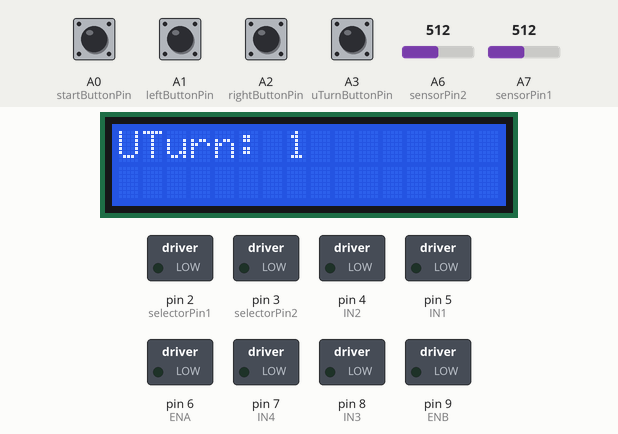
Simulated run of this sketch. Board: Arduino Nano, built with avr-gcc and run on an emulated ATmega328P. Parts: 16×2 character LCD, switched loads named in the sketch (green lamp = pin HIGH). The test bench sets the inputs (shaded band); at power-on: A0 (startButtonPin), A1 (leftButtonPin), A2 (rightButtonPin), A3 (uTurnButtonPin) HIGH, A6 (sensorPin2) = 512, A7 (sensorPin1) = 512.

Above: at 1.3 s.
1.4 s: A6 (sensorPin2) set to 158
4.2 s: A6 (sensorPin2) set to 144
At 5.6 s:
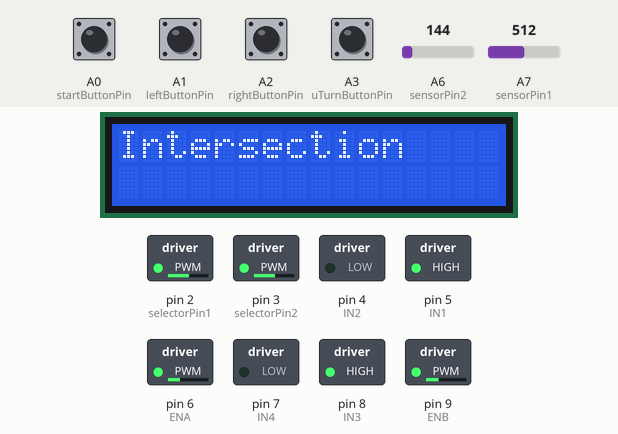
5.9 s: A7 (sensorPin1) set to 218
7.4 s: A7 (sensorPin1) set to 188
At 8.6 s:
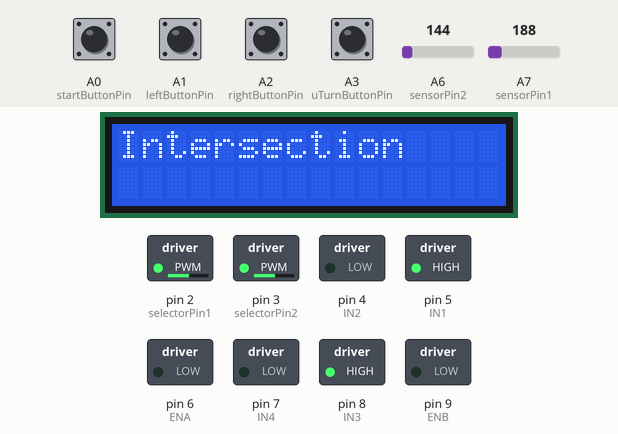
8.9 s: A6 (sensorPin2) set to 160
At 10.4 s:
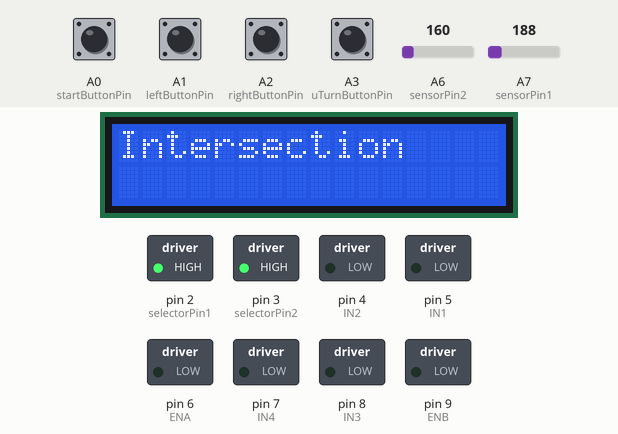
11.4 s: A7 (sensorPin1) set to 164
12.9 s: A7 (sensorPin1) set to 141
At 14.1 s:
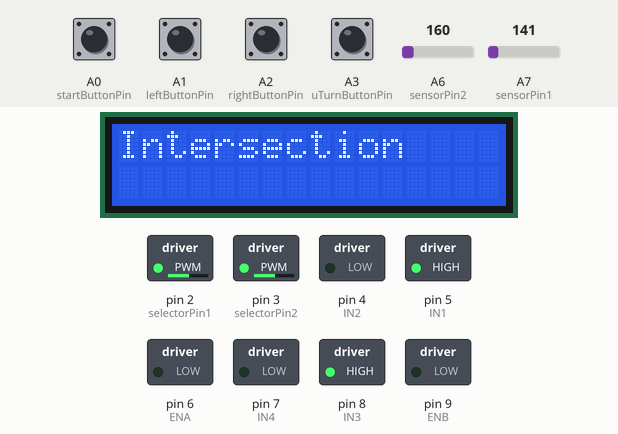
Timing chart, 0 to 15.5 s (numbered marks = the images above; inputs shaded):
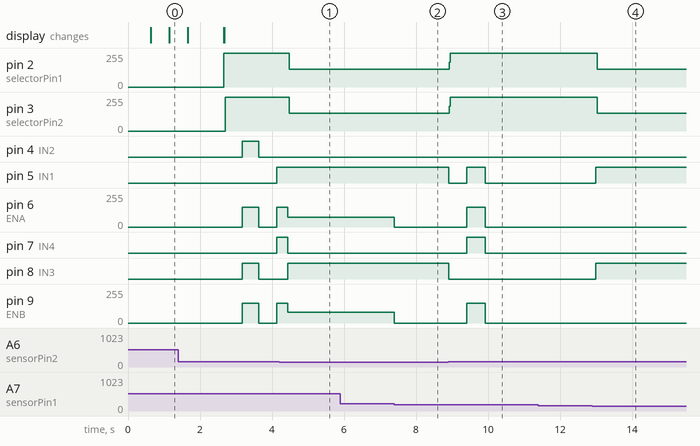

The sketch:

program_manual_rev1.ino
```cpp
#include <Wire.h>
#include <LiquidCrystal_I2C.h>

// Define LCD address and size
LiquidCrystal_I2C lcd(0x27, 16, 2); // Sesuaikan alamat I2C jika berbeda

// Define pin connections for sensors
const int sensorPin1 = A7;
const int sensorPin2 = A6;
const int selectorPin1 = 2;
const int selectorPin2 = 3;

// Define pin connections for motor driver
int ENA = 6;   // Pin PWM untuk Motor A (kiri)
int ENB = 9;   // Pin PWM untuk Motor B (kanan)
int IN1 = 5;   // Motor kiri maju
int IN2 = 4;   // Motor kiri mundur
int IN3 = 8;   // Motor kanan maju
int IN4 = 7;   // Motor kanan mundur

// Define push button pins
const int startButtonPin = A0;  // Start button
const int leftButtonPin = A1;   // Left turn option
const int rightButtonPin = A2;  // Right turn option
const int uTurnButtonPin = A3;  // U-turn option

// Counter for number of turns
int leftTurnCounter = 0;
int rightTurnCounter = 0;
int uTurnCounter = 0;

// Flags
bool isStartPressed = false;
bool isLeftSelected = false;
bool isRightSelected = false;
bool isUTurnSelected = false;

// Function to read sensors
int readSensor(int selectorValue1, int selectorValue2, int sensorPin) {
  digitalWrite(selectorPin1, selectorValue1);
  digitalWrite(selectorPin2, selectorValue2);
  return analogRead(sensorPin);
}

// Function to execute a left turn
void turnLeft() {
  digitalWrite(IN1, LOW);
  digitalWrite(IN2, HIGH);  // Motor kiri mundur
  digitalWrite(IN3, HIGH);
  digitalWrite(IN4, LOW);   // Motor kanan maju
  analogWrite(ENA, 150);    // Kecepatan Motor A
  analogWrite(ENB, 150);    // Kecepatan Motor B
  delay(450);               // Durasi belok kiri
}

// Function to execute a right turn
void turnRight() {
  digitalWrite(IN1, HIGH);
  digitalWrite(IN2, LOW);   // Motor kiri maju
  digitalWrite(IN3, LOW);
  digitalWrite(IN4, HIGH);  // Motor kanan mundur
  analogWrite(ENA, 150);    // Kecepatan Motor A
  analogWrite(ENB, 150);    // Kecepatan Motor B
  delay(300);               // Durasi belok kanan
}

// Function to execute a U-turn
void uTurnRight() {
  digitalWrite(IN1, HIGH);
  digitalWrite(IN2, LOW);   // Motor kiri maju
  digitalWrite(IN3, LOW);
  digitalWrite(IN4, HIGH);  // Motor kanan mundur
  analogWrite(ENA, 150);    // Kecepatan Motor A
  analogWrite(ENB, 150);    // Kecepatan Motor B
  delay(500);               // Durasi putar balik kanan
}

void setup() {
  Serial.begin(9600);

  // Initialize LCD
  lcd.init();
  lcd.backlight();

  // Set selector and motor pins as outputs
  pinMode(selectorPin1, OUTPUT);
  pinMode(selectorPin2, OUTPUT);
  pinMode(ENA, OUTPUT);
  pinMode(ENB, OUTPUT);
  pinMode(IN1, OUTPUT);
  pinMode(IN2, OUTPUT);
  pinMode(IN3, OUTPUT);
  pinMode(IN4, OUTPUT);

  // Set push button pins as inputs
  pinMode(startButtonPin, INPUT_PULLUP);
  pinMode(leftButtonPin, INPUT_PULLUP);
  pinMode(rightButtonPin, INPUT_PULLUP);
  pinMode(uTurnButtonPin, INPUT_PULLUP);

  // Initialize motors to stop
  digitalWrite(IN1, LOW);
  digitalWrite(IN2, LOW);
  digitalWrite(IN3, LOW);
  digitalWrite(IN4, LOW);

  lcd.setCursor(0, 0);
  lcd.print("Set Turn Option:");
  lcd.setCursor(0, 1);
  lcd.print("L=A1 R=A2 U=A3 Start=A0");
}

void loop() {
  if (!isStartPressed) {
    if (digitalRead(leftButtonPin) == HIGH) {
      leftTurnCounter++;
      lcd.clear();
      lcd.setCursor(0, 0);
      lcd.print("Left Turn: ");
      lcd.print(leftTurnCounter);
      delay(500);
    }

    if (digitalRead(rightButtonPin) == HIGH) {
      rightTurnCounter++;
      lcd.clear();
      lcd.setCursor(0, 0);
      lcd.print("Right Turn: ");
      lcd.print(rightTurnCounter);
      delay(500);
    }

    if (digitalRead(uTurnButtonPin) == HIGH) {
      uTurnCounter++;
      lcd.clear();
      lcd.setCursor(0, 0);
      lcd.print("UTurn: ");
      lcd.print(uTurnCounter);
      delay(500);
    }

    if (digitalRead(startButtonPin) == HIGH) {
      isStartPressed = true;
      lcd.clear();
      lcd.setCursor(0, 0);
      lcd.print("Starting...");
      delay(1000);
      lcd.clear();
    }
  } else {
    // Main robot operation code
    // Deteksi persimpangan dan kontrol motor

    int sensorValues[8];
    bool sensorAboveThreshold = false;

    for (int i = 0; i < 8; i++) {
      int selectorValue1 = (i & 0b10) >> 1;
      int selectorValue2 = i & 0b01;

      if (i < 4) {
        sensorValues[i] = readSensor(selectorValue1, selectorValue2, sensorPin1);
      } else {
        sensorValues[i] = readSensor(selectorValue1, selectorValue2, sensorPin2);
      }

      if (sensorValues[i] > 200) {
        sensorAboveThreshold = true;
      }
    }

    // Check if intersection is detected
    if (sensorValues[1] > 150 && sensorValues[0] > 150 &&
        sensorValues[5] > 150 && sensorValues[6] > 150) {

      lcd.setCursor(0, 0);
      lcd.print("Intersection");
      analogWrite(ENA, 0);
      analogWrite(ENB, 0);
      digitalWrite(IN1, LOW);
      digitalWrite(IN2, LOW);
      digitalWrite(IN3, LOW);
      digitalWrite(IN4, LOW);
      delay(500);

      if (leftTurnCounter > 0) {
        turnLeft();
        leftTurnCounter--;
      } else if (rightTurnCounter > 0) {
        turnRight();
        rightTurnCounter--;
      } else if (uTurnCounter > 0) {
        uTurnRight();
        uTurnCounter--;
      }
    } else {
      // Code to follow line
      int speedKiri = 80;
      int speedKanan = 80;
      if (sensorValues[1] > 200 && sensorValues[0] > 200) {
        speedKiri = 75;
        speedKanan = 80;
      } else if (sensorValues[5] > 200 && sensorValues[6] > 200) {
        speedKiri = 80;
        speedKanan = 75;
      } else if (sensorValues[1] > 200) {
        speedKiri = 50;
        speedKanan = 80;
      } else if (sensorValues[3] > 200) {
        speedKiri = 50;
        speedKanan = 100;
      } else if (sensorValues[2] > 200) {
        speedKiri = 0;
        speedKanan = 150;
      } else if (sensorValues[0] > 200) {
        speedKiri = 80;
        speedKanan = 80;
      } else if (sensorValues[5] > 200) {
        speedKiri = 80;
        speedKanan = 80;
      } else if (sensorValues[6] > 200) {
        speedKiri = 80;
        speedKanan = 50;
      } else if (sensorValues[4] > 200) {
        speedKiri = 100;
        speedKanan = 50;
      } else if (sensorValues[7] > 200) {
        speedKiri = 150;
        speedKanan = 0;
      } else if (!sensorAboveThreshold) {
        speedKiri = 0;
        speedKanan = 0;
      }

      analogWrite(ENA, speedKiri);
      analogWrite(ENB, speedKanan);
      digitalWrite(IN1, HIGH);
      digitalWrite(IN2, LOW);
      digitalWrite(IN3, HIGH);
      digitalWrite(IN4, LOW);
    }
  }
}
```

Measured:
- the behaviour switches between 151 and 150 on A6 (sensorPin2) (found by bisection; images 0 and 1)
- the behaviour switches between 201 and 200 on A7 (sensorPin1) (found by bisection; images 1 and 2)
- the behaviour switches between 151 and 150 on A7 (sensorPin1) (found by bisection; images 3 and 4)
- after the input at 4.2 s, pin 2 (selectorPin1), pin 3 (selectorPin2): 255/255 → 132/255 after 0.28 s; pin 5 (IN1): stays HIGH (without the input it goes to LOW after 0.25 s); pin 7 (IN4): goes on until 4.4 s, then stays LOW; pin 8 (IN3): LOW → HIGH after 0.24 s
- after the input at 5.9 s, every drawn part: stays the same
- after the input at 7.4 s, pin 6 (ENA): 75/255 → 0/255 at once; pin 9 (ENB): 80/255 → 0/255 at once
- after the input at 8.9 s, pin 2 (selectorPin1), pin 3 (selectorPin2): 132/255 → 255/255 at once; pin 5 (IN1): HIGH → LOW at once, → HIGH 0.50 s later, → LOW 0.51 s later; pin 6 (ENA), pin 9 (ENB): 0/255 → 150/255 after 0.51 s, → 0/255 0.51 s later; pin 7 (IN4): LOW → HIGH after 0.51 s, → LOW 0.51 s later; pin 8 (IN3): HIGH → LOW at once
- after the input at 12.9 s, pin 2 (selectorPin1), pin 3 (selectorPin2): 255/255 → 133/255 after 0.13 s; pin 5 (IN1), pin 8 (IN3): LOW → HIGH after 0.09 s
